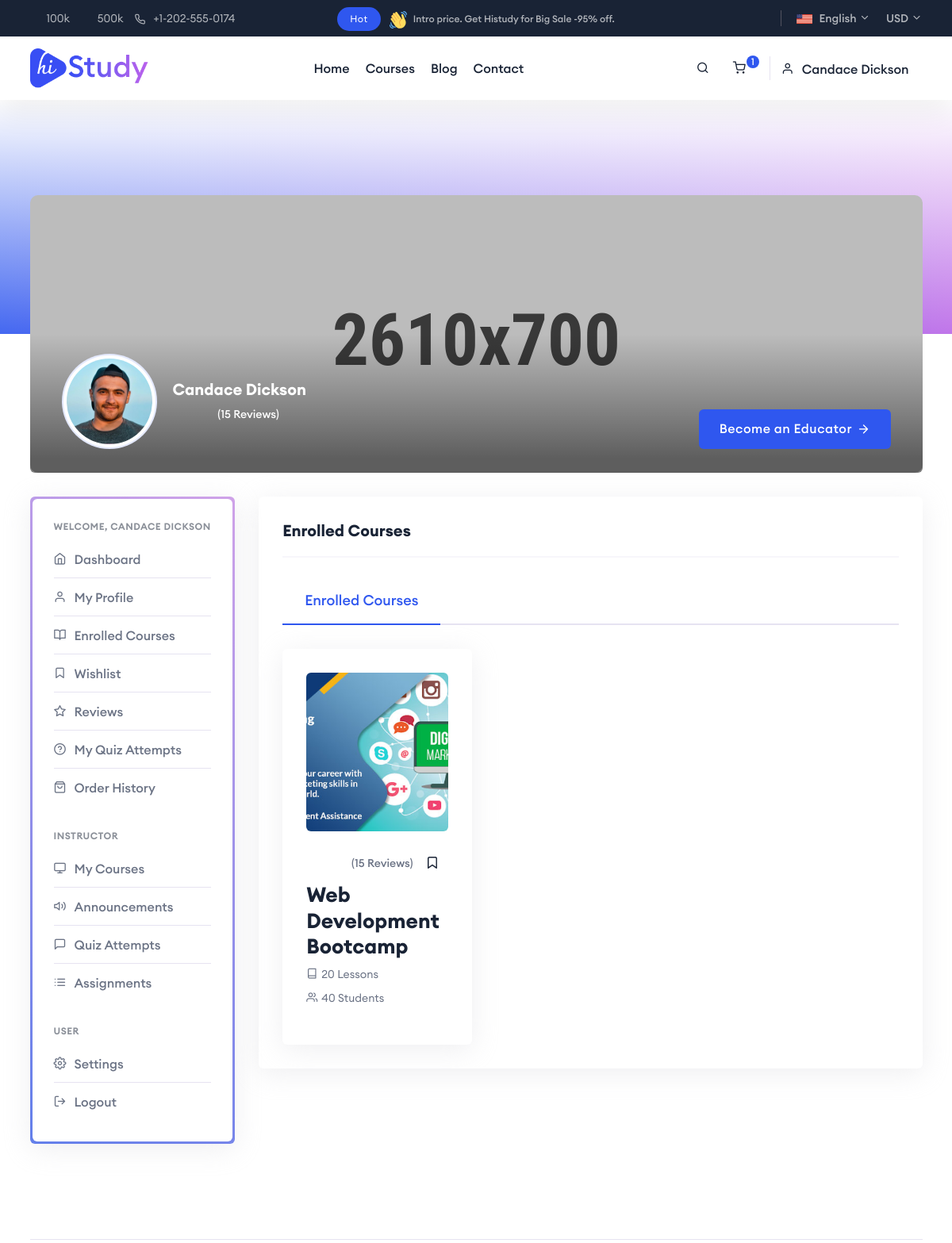
The page /enrolled-courses/ (signed in, upper part) on the database as committed earlier.
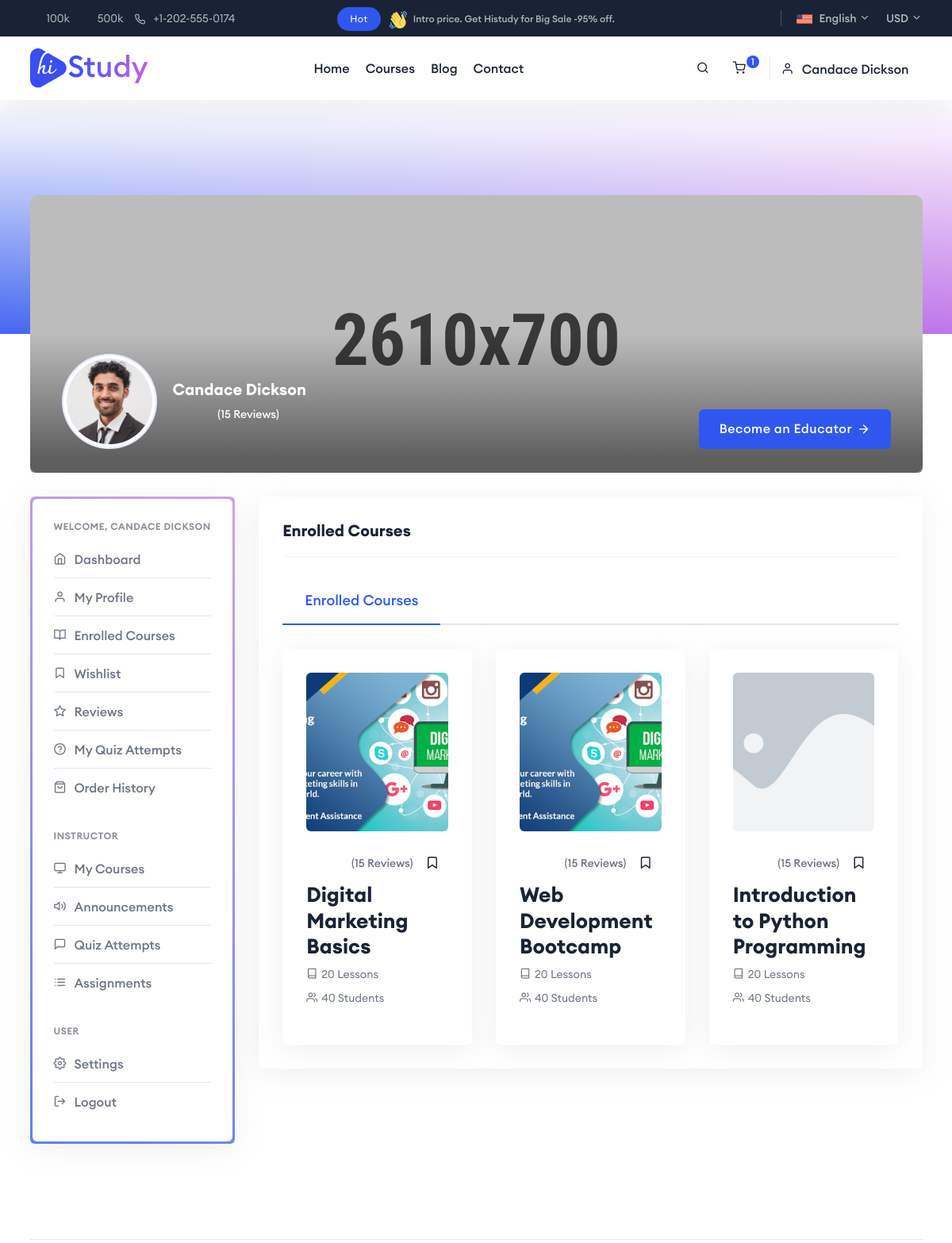
The same page on the database as committed later.
### account/models.py (models this page shows, shortened)
class User(AbstractUser):
    ROLE_CHOICE = (
        ('E', 'Educator'),
        ('S', 'Student'),
    )
    username = None
    email = models.EmailField(unique=True)
    profile_image = models.ImageField(upload_to=rename_user_image, null=True, blank=True)
    role = models.CharField(max_length=2, default='S', choices=ROLE_CHOICE)
    USERNAME_FIELD = 'email'
    REQUIRED_FIELDS = []
    objects = UserManager()
    def full_name(self):
        return f'{self.first_name} {self.last_name}'
    def cart_count(self):
        from shop.models import Cart
        carts = Cart.objects.filter(user=self)
        return carts.count()

### shop/models.py (models this page shows, shortened)
class Order(models.Model):
    STATUS_CHOICE = (
        ('CM', 'Completed'),
        ('PD', 'Pending'),
    )
    user = models.ForeignKey(User, on_delete=models.CASCADE, related_name='order_user')
    course = models.ForeignKey(Course, on_delete=models.CASCADE, related_name='order_course')
    status = models.CharField(max_length=2, choices=STATUS_CHOICE)
    payment_method = models.CharField(max_length=50, null=True)
    transaction_id = models.CharField(max_length=200, null=True)
    class Meta:
        unique_together = ('user', 'course', )

### teach/models.py (models this page shows, shortened)
class Course(models.Model):
    LEVEL_CHOICE = (
        ('B', 'Begainer'),
        ('I', 'Intermediate'),
        ('A', 'Advance'),
        ('E', 'Expert'),
    )
    DEFAULT = 'static/images/placeholder.png'
    user = models.ForeignKey(User, on_delete=models.CASCADE)
    title = models.CharField(max_length=300)
    slug = models.SlugField(max_length=400, unique=True, null=True, blank=True, editable=False)
    short_desc = models.CharField(max_length=600, help_text='Course description should be less than 600 charecter.')
    category = models.ForeignKey(Category, on_delete=models.CASCADE, verbose_name='Choose Categories')
    price = models.PositiveIntegerField(default=0, verbose_name='Regular Price')
    off_price = models.PositiveIntegerField(default=None, verbose_name='Discounted Price', null=True, blank=True)
    level = models.CharField(max_length=10, choices=LEVEL_CHOICE, default=None, null=True, blank=True, verbose_name='Difficulty Level')
    thumbnail = models.ImageField(upload_to=rename_image)
    preview_video = models.FileField(upload_to='course/video/', null=True)
    def get_price(self):
        return self.off_price if self.off_price else self.price

### shop/views.py (the view)
# urls.py: path('enrolled-courses/', enrolled_courses, name='enrolled_courses'),
@login_required
def enrolled_courses(request):
    orders = Order.objects.filter(user=request.user)
    context = {
        'orders' : orders
    }
    return render(request, 'shop/enrolled_courses.html', context)

### account/context_processors.py (called while the page is built)
def user_data(request):
    if request.user.is_authenticated:
        user = request.user
        full_name = f'{user.first_name} {user.last_name}'
        return {
            'user' : user,
            'full_name' : full_name
        }
    else:
        return {}

### shop/context_processors.py (called while the page is built)
def shop_data(request):
    if request.user.is_authenticated:
        carts = Cart.objects.filter(user=request.user)
        total_price = 0
        for cart in carts:
            total_price += cart.course.get_price()
        return {
            'total_price' : total_price
        }
    else:
        return {
        }

### teach/context_processors.py (called while the page is built)
def teach_data(request):
    courses = Course.objects.all()
    total_course = courses.count()
    my_course = courses.filter(user=request.user) if request.user.is_authenticated else None
    my_course_count = my_course.count() if my_course else 0
    return {
        'courses' : courses,
        'total_course' : total_course,
        'my_course_count' : my_course_count
    }

### templates/shop/enrolled_courses.html (shortened to what the changed rows need)
{% extends 'base_site.html' %}
{% load teach_tags %}
{% block content %}
    <div class="rbt-dashboard-area rbt-section-overlayping-top rbt-section-gapBottom">
        <div class="container">
            <div class="row">
                <div class="col-lg-12">
                    {% include 'includes/dashboard_top.html' %}
                    <div class="row g-5">
                        <div class="col-lg-3">
                            {% include 'includes/dashboard_sidebar.html' %}
                        </div>
                        <div class="col-lg-9">
                            <div class="rbt-dashboard-content bg-color-white rbt-shadow-box">
                                <div class="content">
                                    <div class="tab-content">
                                        <div class="tab-pane fade active show" id="home-4" role="tabpanel" aria-labelledby="home-tab-4">
                                            <div class="row g-5">
                                                {% for order in orders %}
                                                    <div class="col-lg-4 col-md-6 col-12">
                                                        <div class="rbt-card variation-01 rbt-hover">
                                                            <div class="rbt-card-img">
                                                                <a href="{% url 'course_details' order.course.slug %}">
                                                                    <img src="{{ order.course.thumbnail.url }}" alt="{{ order.course.title }}">
                                                                </a>
                                                            </div>
                                                            <div class="rbt-card-body">
                                                                <div class="rbt-card-top">
                                                                    <div class="rbt-review">
                                                                        <div class="rating">
                                                                            <i class="fas fa-star"></i>
                                                                            <i class="fas fa-star"></i>
                                                                            <i class="fas fa-star"></i>
                                                                            <i class="fas fa-star"></i>
                                                                            <i class="fas fa-star"></i>
                                                                        </div>
                                                                        <span class="rating-count"> (15 Reviews)</span>
                                                                    </div>
                                                                    <div class="rbt-bookmark-btn">
                                                                        <a class="rbt-round-btn" title="Bookmark" href="#"><i class="feather-bookmark"></i></a>
                                                                    </div>
                                                                </div>
                                                                <h4 class="rbt-card-title"><a href="{% url 'learn' order.course.slug %}">{{ order.course.title }}</a></h4>
                                                                <ul class="rbt-meta">
                                                                    <li><i class="feather-book"></i>20 Lessons</li>
                                                                    <li><i class="feather-users"></i>40 Students</li>
                                                                </ul>
                                                            </div>
                                                        </div>
                                                    </div>
                                                {% endfor %}
                                            </div>
                                        </div>
                                    </div>
                                </div>
                            </div>
                        </div>
                    </div>
                </div>
            </div>
        </div>
    </div>
{% endblock content %}

### templates/base_site.html (shortened to what the changed rows need)
{% extends 'base.html' %}
{% load static %}
{% block header %}
    <header class="rbt-header rbt-header-10">
        <div class="rbt-header-wrapper header-space-betwween header-sticky">
            <div class="container-fluid">
                <div class="mainbar-row rbt-navigation-center align-items-center">
                    <div class="header-right">
                        <ul class="quick-access">
                            <li class="access-icon rbt-mini-cart">
                                <a class="rbt-cart-sidenav-activation rbt-round-btn" href="#">
                                    <i class="feather-shopping-cart"></i>
                                    <span class="rbt-cart-count" id="cart-count">{{ user.cart_count }}</span>
                                </a>
                            </li>
                        </ul>
                    </div>
                </div>
            </div>
        </div>
    </header>
{% endblock header %}

### templates/includes/dashboard_top.html (shortened to what this page needs)
<div class="rbt-dashboard-content-wrapper">
    <div class="tutor-bg-photo bg_image bg_image--22 height-350"></div>
    <div class="rbt-tutor-information">
        <div class="rbt-tutor-information-left">
            <div class="thumbnail rbt-avatars size-lg">
                <form method="post" enctype="multipart/form-data" novalidate="true" id="profile_form">
                    <label for="{{ pro_img_form.profile_image.id_for_label }}"><i class="fas fa-camera"></i></label>
                    {% if user.profile_image %}
                        <img src="{{ user.profile_image.url }}" alt="{{ user.full_name }}">
                    {% else %}
                        <img src="/static/images/team/avatar.jpg" alt="Instructor">
                    {% endif %}
                </form>
            </div>
            <div class="tutor-content">
                <h5 class="title">{{ user.full_name }}</h5>
                <div class="rbt-review">
                    <div class="rating">
                        <i class="fas fa-star"></i>
                        <i class="fas fa-star"></i>
                        <i class="fas fa-star"></i>
                        <i class="fas fa-star"></i>
                        <i class="fas fa-star"></i>
                    </div>
                    <span class="rating-count"> (15 Reviews)</span>
                </div>
            </div>
        </div>
        <div class="rbt-tutor-information-right">
            <div class="tutor-btn">
                {% if user.role == 'E' %}
                    <a class="rbt-btn btn-md hover-icon-reverse" href="{% url 'course_add' %}">
                        <span class="icon-reverse-wrapper">
                        <span class="btn-text">Create a New Course</span>
                        <span class="btn-icon"><i class="feather-arrow-right"></i></span>
                        <span class="btn-icon"><i class="feather-arrow-right"></i></span>
                        </span>
                    </a>
                {% else %}
                    <a class="rbt-btn btn-md hover-icon-reverse" href="#">
                        <span class="icon-reverse-wrapper">
                        <span class="btn-text">Become an Educator</span>
                        <span class="btn-icon"><i class="feather-arrow-right"></i></span>
                        </span>
                    </a>
                {% endif %}
            </div>
        </div>
    </div>
    </div>

### templates/includes/dashboard_sidebar.html
<div class="rbt-default-sidebar sticky-top rbt-shadow-box rbt-gradient-border">
        <div class="inner">
            <div class="content-item-content">
                <div class="rbt-default-sidebar-wrapper">
                    <div class="section-title mb--20">
                        <h6 class="rbt-title-style-2">Welcome, {{ user.full_name }}</h6>
                    </div>
                    <nav class="mainmenu-nav">
                        <ul class="dashboard-mainmenu rbt-default-sidebar-list">
                            <li><a href="{% url 'dashboard' %}"><i class="feather-home"></i><span>Dashboard</span></a></li>
                            <li><a href="instructor-profile.html"><i class="feather-user"></i><span>My Profile</span></a></li>
                            <li><a href="{% url 'enrolled_courses' %}"><i class="feather-book-open"></i><span>Enrolled Courses</span></a></li>
                            <li><a href="instructor-wishlist.html"><i class="feather-bookmark"></i><span>Wishlist</span></a></li>
                            <li><a href="instructor-reviews.html"><i class="feather-star"></i><span>Reviews</span></a></li>
                            <li><a href="instructor-my-quiz-attempts.html"><i class="feather-help-circle"></i><span>My Quiz Attempts</span></a></li>
                            <li><a href="instructor-order-history.html"><i class="feather-shopping-bag"></i><span>Order History</span></a></li>
                        </ul>
                    </nav>
                    <div class="section-title mt--40 mb--20">
                        <h6 class="rbt-title-style-2">Instructor</h6>
                    </div>
                    <nav class="mainmenu-nav">
                        <ul class="dashboard-mainmenu rbt-default-sidebar-list">
                            <li><a href="instructor-course.html"><i class="feather-monitor"></i><span>My Courses</span></a></li>
                            <li><a href="instructor-announcements.html"><i class="feather-volume-2"></i><span>Announcements</span></a></li>
                            <li><a href="instructor-quiz-attempts.html"><i class="feather-message-square"></i><span>Quiz Attempts</span></a></li>
                            <li><a href="instructor-assignments.html"><i class="feather-list"></i><span>Assignments</span></a></li>
                        </ul>
                    </nav>
                    <div class="section-title mt--40 mb--20">
                        <h6 class="rbt-title-style-2">User</h6>
                    </div>
                    <nav class="mainmenu-nav">
                        <ul class="dashboard-mainmenu rbt-default-sidebar-list">
                            <li><a href="instructor-settings.html"><i class="feather-settings"></i><span>Settings</span></a></li>
                            <li><a href="{% url 'logout' %}"><i class="feather-log-out"></i><span>Logout</span></a></li>
                        </ul>
                    </nav>
                </div>
            </div>
        </div>
    </div>

Rows that differ between the two databases and show on the page:
changed User "Candace Dickson": profile_image: a different picture
added Order: course.thumbnail (picture), course "Digital Marketing Basics"
added Order: course.thumbnail (placeholder picture), course "Introduction to Python Programming"
